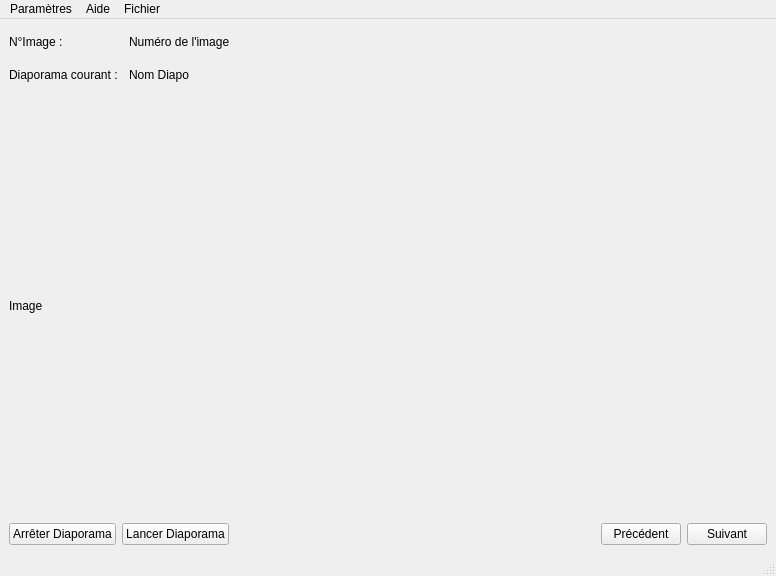
<?xml version="1.0" encoding="UTF-8"?>
<ui version="4.0">
 <class>lecteurVue</class>
 <widget class="QMainWindow" name="lecteurVue">
  <property name="geometry">
   <rect>
    <x>0</x>
    <y>0</y>
    <width>776</width>
    <height>576</height>
   </rect>
  </property>
  <property name="windowTitle">
   <string>lecteurVue</string>
  </property>
  <widget class="QWidget" name="centralwidget">
   <layout class="QHBoxLayout" name="horizontalLayout_2">
    <item>
     <layout class="QVBoxLayout" name="verticalLayout" stretch="1,7,1">
      <item>
       <layout class="QGridLayout" name="gridLayout">
        <property name="sizeConstraint">
         <enum>QLayout::SetDefaultConstraint</enum>
        </property>
        <property name="rightMargin">
         <number>525</number>
        </property>
        <item row="0" column="1">
         <widget class="QLabel" name="labelNumImage">
          <property name="text">
           <string>Numéro de l'image</string>
          </property>
         </widget>
        </item>
        <item row="0" column="0">
         <widget class="QLabel" name="labelNImage">
          <property name="text">
           <string>N°Image : </string>
          </property>
         </widget>
        </item>
        <item row="1" column="0">
         <widget class="QLabel" name="labeDiapoCourant">
          <property name="text">
           <string>Diaporama courant :</string>
          </property>
         </widget>
        </item>
        <item row="1" column="1">
         <widget class="QLabel" name="labelNomDiapo">
          <property name="text">
           <string>Nom Diapo</string>
          </property>
         </widget>
        </item>
       </layout>
      </item>
      <item>
       <layout class="QHBoxLayout" name="horizontalLayout_3">
        <item>
         <widget class="QLabel" name="labelImage">
          <property name="text">
           <string>Image</string>
          </property>
         </widget>
        </item>
       </layout>
      </item>
      <item>
       <layout class="QHBoxLayout" name="horizontalLayout" stretch="0,0,0,0,0">
        <item>
         <widget class="QPushButton" name="bArreter">
          <property name="text">
           <string>Arrêter Diaporama</string>
          </property>
         </widget>
        </item>
        <item>
         <widget class="QPushButton" name="bLancer">
          <property name="text">
           <string>Lancer Diaporama</string>
          </property>
         </widget>
        </item>
        <item>
         <spacer name="horizontalSpacer">
          <property name="orientation">
           <enum>Qt::Horizontal</enum>
          </property>
          <property name="sizeHint" stdset="0">
           <size>
            <width>40</width>
            <height>20</height>
           </size>
          </property>
         </spacer>
        </item>
        <item>
         <widget class="QPushButton" name="bPrecedent">
          <property name="text">
           <string>Précédent</string>
          </property>
         </widget>
        </item>
        <item>
         <widget class="QPushButton" name="bSuivant">
          <property name="text">
           <string>Suivant</string>
          </property>
         </widget>
        </item>
       </layout>
      </item>
     </layout>
    </item>
   </layout>
  </widget>
  <widget class="QMenuBar" name="menubar">
   <property name="geometry">
    <rect>
     <x>0</x>
     <y>0</y>
     <width>776</width>
     <height>22</height>
    </rect>
   </property>
   <widget class="QMenu" name="menuParam_tres">
    <property name="title">
     <string>Paramètres</string>
    </property>
    <addaction name="vitesse_de_d_filement"/>
    <addaction name="enlever_Diaporama"/>
    <addaction name="ajouter_Diaporama"/>
   </widget>
   <widget class="QMenu" name="menuAide">
    <property name="title">
     <string>Aide</string>
    </property>
    <addaction name="a_propos_de"/>
   </widget>
   <widget class="QMenu" name="menuFichier">
    <property name="title">
     <string>Fichier</string>
    </property>
    <addaction name="quitter"/>
   </widget>
   <addaction name="menuParam_tres"/>
   <addaction name="menuAide"/>
   <addaction name="menuFichier"/>
  </widget>
  <widget class="QStatusBar" name="statusbar">
   <property name="acceptDrops">
    <bool>false</bool>
   </property>
   <property name="whatsThis">
    <string/>
   </property>
  </widget>
  <action name="vitesse_de_d_filement">
   <property name="text">
    <string>Vitesse de défilement</string>
   </property>
  </action>
  <action name="enlever_Diaporama">
   <property name="text">
    <string>Enlever Diaporama</string>
   </property>
  </action>
  <action name="quitter">
   <property name="text">
    <string>Quitter</string>
   </property>
  </action>
  <action name="a_propos_de">
   <property name="text">
    <string>A propos de...</string>
   </property>
  </action>
  <action name="ajouter_Diaporama">
   <property name="text">
    <string>Ajouter Diaporama</string>
   </property>
  </action>
 </widget>
 <resources/>
 <connections/>
</ui>
